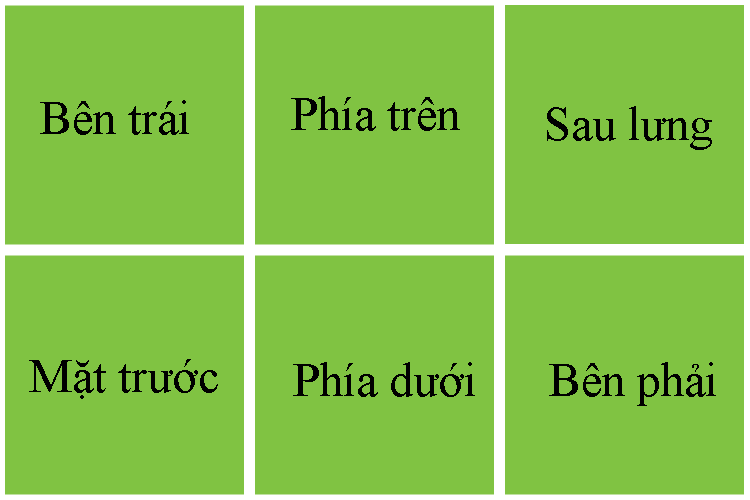
#> input picture NiclaView/cube.png, 750 x 500 px, given in place of the camera
$ python line_detect.py ../NiclaView/cube.png
#> lines starting #> are read from the running program, lines starting #| are printed output that depends on the picture
import sys
import math
import cv2 as cv
import numpy as np
def main(argv):

    vid = cv.VideoCapture(0)

    while(True):
        ret, frame = vid.read()
#> frame is the input picture: shape (500, 750, 3); mean B, G, R 80.6, 195.1, 135.6
        dst = cv.Canny(frame, 50, 200, None, 3)
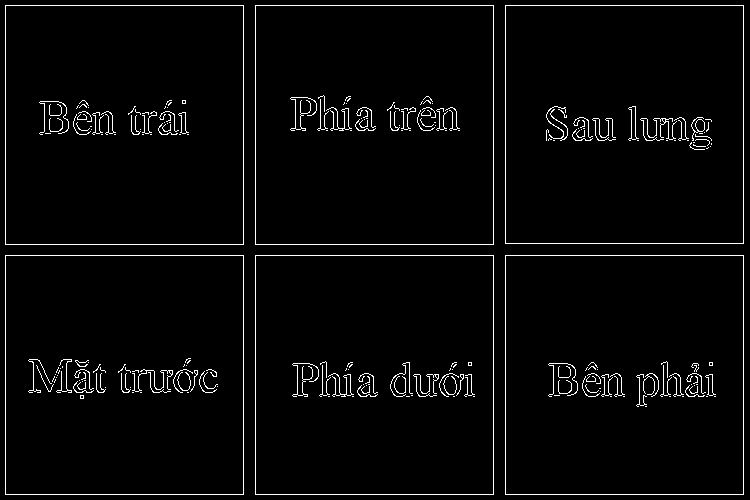
#> dst: shape (500, 750); 3% white in thin lines or dots

        # Copy edges to the images that will display the results in BGR
        cdst = cv.cvtColor(dst, cv.COLOR_GRAY2BGR)
#> cdst: shape (500, 750, 3); 3% white in thin lines or dots
        cdstP = np.copy(cdst)

        lines = cv.HoughLines(dst, 1, np.pi / 180, 150, None, 0, 0)
#> lines = [[5, 1.57], [255, 1.57], [494, 1.57], [5, 0], [243, 0], [255, 0], [493, 0], [505, 0], [743, 0], [244, 1.57]]

        if lines is not None:
            for i in range(0, len(lines)):
                rho = lines[i][0][0]
                theta = lines[i][0][1]
                a = math.cos(theta)
                b = math.sin(theta)
                x0 = a * rho
                y0 = b * rho
                pt1 = (int(x0 + 1000*(-b)), int(y0 + 1000*(a)))
                pt2 = (int(x0 - 1000*(-b)), int(y0 - 1000*(a)))
                cv.line(cdst, pt1, pt2, (0,0,255), 3, cv.LINE_AA)
#> this loop made 10 passes
#> (rho, theta, a, b, x0, y0, pt1, pt2) on passes 1 to 10: (5, 1.57, -4.37e-08, 1, -2.19e-07, 5, (-1000, 4), (999, 5)), (255, 1.57, -4.37e-08, 1, -1.11e-05, 255, (-1000, 254), (999, 255)), (494, 1.57, -4.37e-08, 1, -2.16e-05, 494, (-1000, 493), (999, 494)), (5, 0, 1, 0, 5, 0, (5, 1000), (5, -1000)), (243, 0, 1, 0, 243, 0, (243, 1000), (243, -1000)), (255, 0, 1, 0, 255, 0, (255, 1000), (255, -1000)), (493, 0, 1, 0, 493, 0, (493, 1000), (493, -1000)), (505, 0, 1, 0, 505, 0, (505, 1000), (505, -1000)), (743, 0, 1, 0, 743, 0, (743, 1000), (743, -1000)), (244, 1.57, -4.37e-08, 1, -1.07e-05, 244, (-1000, 243), (999, 244))
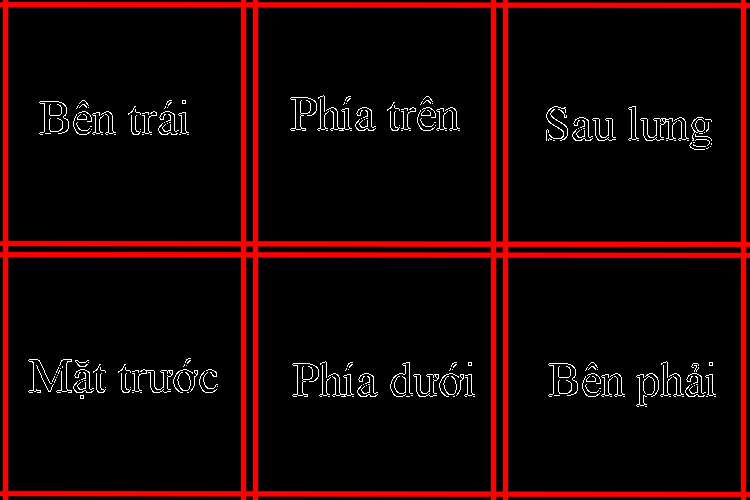
#> cdst: shape (500, 750, 3); mean B, G, R 3.8, 3.8, 25.4


        linesP = cv.HoughLinesP(dst, 1, np.pi / 180, 50, None, 50, 10)
#> linesP = 125 rows, first 6: [505, 255, 743, 255], [5, 494, 243, 494], [505, 5, 743, 5], [243, 493, 243, 5], [493, 494, 493, 5], [255, 494, 255, 5]

        if linesP is not None:
            for i in range(0, len(linesP)):
                l = linesP[i][0]
                cv.line(cdstP, (l[0], l[1]), (l[2], l[3]), (0,0,255), 3, cv.LINE_AA)
#> this loop made 125 passes
#> l on passes 1 to 12: [505, 255, 743, 255], [5, 494, 243, 494], [505, 5, 743, 5], [243, 493, 243, 5], [493, 494, 493, 5], [255, 494, 255, 5], [5, 493, 5, 5], [505, 243, 505, 6], [743, 494, 743, 256], [6, 244, 242, 244], [506, 243, 743, 243], [29, 390, 104, 391]
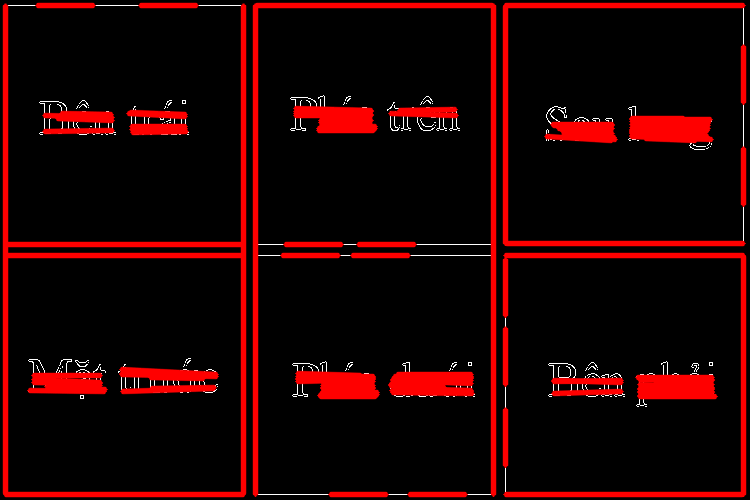
#> cdstP: shape (500, 750, 3); mean B, G, R 1.7, 1.7, 32.3
        cv.imshow('cdst', cdst)
        if cv.waitKey(1) & 0xFF == ord('q'):
#> (key q is pressed here)
            break
    return 0

if __name__ == "__main__":
    main(sys.argv[1:])
